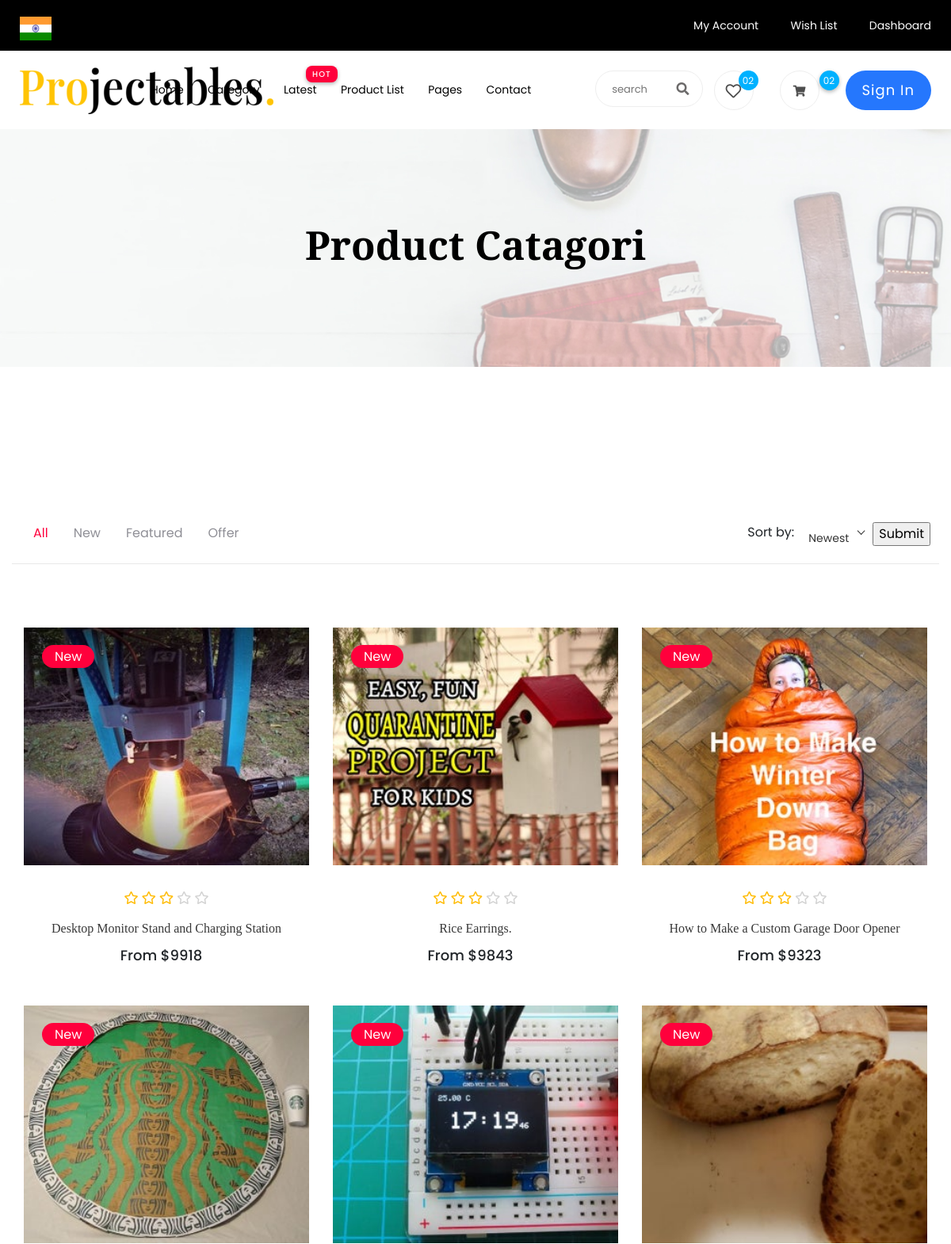
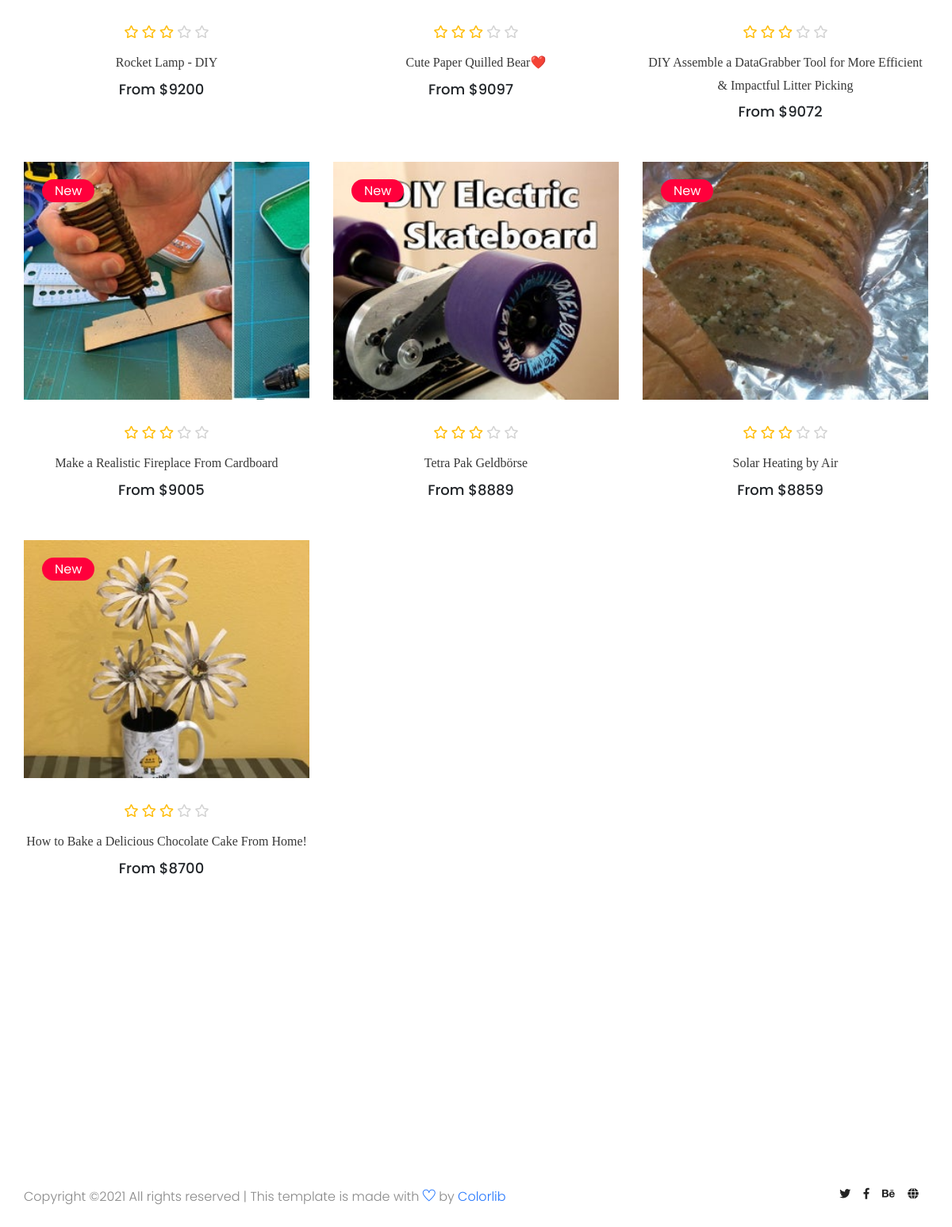
Page /Catagori on the committed database (2 pictures, top to bottom).
### tables this page shows
CREATE TABLE Project (PROJECT_ID INT PRIMARY KEY UNIQUE NOT NULL, "S.NO." INT UNIQUE NOT NULL, TITLE VARCHAR (255), CONTENT VARCHAR (255) NOT NULL, OWNER_ID INT NOT NULL REFERENCES Users (UserID), COST INT, AUTHOR VARCHAR (255) NOT NULL, RATING INT NOT NULL, Image VARCHAR);

### data.py (the view)
@app.route('/Catagori', methods = ['Get','POST'])
def Catagori():
   ins='0'
   try:
      ins = str(request.form['sel'])
      print(ins)
   except:
      print("kk")
   newest=str(f'''SELECT * FROM Project WHERE (TITLE LIKE "%%") ORDER BY PROJECT_ID LIMIT 10''')
   oldest=str(f'''SELECT * FROM Project WHERE (TITLE LIKE "%%") ORDER BY PROJECT_ID DESC LIMIT 10''')
   highest_rated=str(f'''SELECT * FROM Project WHERE (TITLE LIKE "%%") ORDER BY Rating DESC LIMIT 10''')
   lowest_rated=str(f'''SELECT * FROM Project WHERE (TITLE LIKE "%%") ORDER BY Rating LIMIT 10''')
   lowest_cost=str(f'''SELECT * FROM Project WHERE (TITLE LIKE "%%") ORDER BY COST LIMIT 10''')
   highest_cost=str(f'''SELECT * FROM Project WHERE (TITLE LIKE "%%") ORDER BY COST DESC LIMIT 10''')
   category=""
   instructions={'0':highest_cost,'1':newest,'2':oldest,'3':highest_rated,'4':lowest_rated,'5':lowest_cost,'6':highest_cost}
   filter_by_category=str(f'''SELECT Project.PROJECT_ID,[S.NO.],TITLE,CONTENT,OWNER_ID,COST,AUTHOR,RATING,Image FROM Categories,Categories_Project_Relation,Project WHERE Categories.category_id=Categories_Project_Relation.category_id AND Project.PROJECT_ID=Categories_Project_Relation.PROJECT_ID AND Categories.CATEGORY_NAME LIKE "%{category}% ORDER BY [S.NO] DESC"''')
   return render_template('/Catagori.html',data=query_db(instructions[ins]))

### data.py (called while the page is built)
def query_db(q):
   print(q)
   conn = sqlite3.connect('projectables.db')
   c = conn.cursor()
   c.execute(q)
   query=c.fetchall()
   print(query)
   global currentProductUserID
   currentProductUserID = query[0][4]
   df = pd.DataFrame(query,columns=['PROJECT_ID','[S.NO.]','TITLE','CONTENT','OWNER_ID','COST','AUTHOR','RATING','Image'])
   return(df)

### templates/Catagori.html (shortened to what this page needs)
<!doctype html>
<html class="no-js" lang="zxx">
<head>
        <link rel="stylesheet" href="static/css/bootstrap.min.css">
        <link rel="stylesheet" href="static/css/owl.carousel.min.css">
        <link rel="stylesheet" href="static/css/flaticon.css">
        <link rel="stylesheet" href="static/css/slicknav.css">
        <link rel="stylesheet" href="static/css/animate.min.css">
        <link rel="stylesheet" href="static/css/magnific-popup.css">
        <link rel="stylesheet" href="static/css/fontawesome-all.min.css">
        <link rel="stylesheet" href="static/css/themify-icons.css">
        <link rel="stylesheet" href="static/css/slick.css">
        <link rel="stylesheet" href="static/css/nice-select.css">
        <link rel="stylesheet" href="static/css/style.css">
</head>
   <body>
    <header>
       <div class="header-area">
            <div class="main-header ">
                <div class="header-top top-bg d-none d-lg-block">
                   <div class="container-fluid">
                       <div class="col-xl-12">
                            <div class="row d-flex justify-content-between align-items-center">
                                <div class="header-info-left d-flex">
                                    <div class="flag">
                                        <img src="static/img/icon/header_icon.png" alt="">
                                    </div>
                                </div>
                                <div class="header-info-right">
                                   <ul>
                                       <li><a href="{{ url_for('login') }}">My Account </a></li>
                                       <li><a href="{{ url_for('index') }}">Wish List  </a></li>
                                       <li><a href="{{ url_for('Dashboard') }}">Dashboard</a></li>
                                   </ul>
                                </div>
                            </div>
                       </div>
                   </div>
                </div>
               <div class="header-bottom  header-sticky">
                    <div class="container-fluid">
                        <div class="row align-items-center">
                            <div class="col-xl-1 col-lg-1 col-md-1 col-sm-3">
                                <div class="logo">
                                  <a href="{{ url_for('index_page') }}"><img src="static/img/logo/logo.png" alt=""></a>
                                </div>
                            </div>
                            <div class="col-xl-6 col-lg-8 col-md-7 col-sm-5">
                                <div class="main-menu f-right d-none d-lg-block">
                                    <nav>
                                        <ul id="navigation">
                                            <li><a href="{{ url_for('index_page') }}">Home</a></li>
                                            <li><a href="{{ url_for('Catagori') }}">Category</a></li>
                                            <li class="hot"><a href="#">Latest</a>
                                            </li>
                                            <li><a href="{{ url_for('index') }}"> Product list</a></li>
                                            <li><a href="#">Pages</a>
                                            </li>
                                            <li><a href="{{ url_for('contact') }}">Contact</a></li>
                                        </ul>
                                    </nav>
                                </div>
                            </div>
                            <div class="col-xl-5 col-lg-3 col-md-3 col-sm-3 fix-card">
                                <ul class="header-right f-right d-none d-lg-block d-flex justify-content-between">
                                    <li class="d-none d-xl-block">
                                        <div class="form-box f-right ">
                                            <form action="/" method="post">
                                                <input type="text" name="search" placeholder="search">
                                            </form>
                                            <div class="search-icon">
                                                <i class="fas fa-search special-tag"></i>
                                            </div>
                                        </div>
                                     </li>
                                    <li class=" d-none d-xl-block">
                                        <div class="favorit-items">
                                            <i class="far fa-heart"></i>
                                        </div>
                                    </li>
                                    <li>
                                        <div class="shopping-card">
                                            <a href="{{ url_for('cart') }}"><i class="fas fa-shopping-cart"></i></a>
                                        </div>
                                    </li>
                                   <li class="d-none d-lg-block"> <a href="{{ url_for('login') }}" class="btn header-btn">Sign in</a></li>
                                </ul>
                            </div>
                            <div class="col-12">
                            </div>
                        </div>
                    </div>
               </div>
            </div>
       </div>
    </header>
    <main>
        <div class="slider-area ">
            <div class="single-slider slider-height2 d-flex align-items-center" data-background="static/img/hero/category.jpg">
                <div class="container">
                    <div class="row">
                        <div class="col-xl-12">
                            <div class="hero-cap text-center">
                                <h2>Product Catagori</h2>
                            </div>
                        </div>
                    </div>
                </div>
            </div>
        </div>
        <section class="latest-product-area latest-padding">
            <div class="container">
                <div class="row product-btn d-flex justify-content-between">
                    <div class="properties__button">
                        <nav>
                            <div class="nav nav-tabs" id="nav-tab" role="tablist">
                                <a class="nav-item nav-link active" id="nav-home-tab" data-toggle="tab" href="#nav-home" role="tab" aria-controls="nav-home" aria-selected="true">All</a>
                                <a class="nav-item nav-link" id="nav-profile-tab" data-toggle="tab" href="#nav-profile" role="tab" aria-controls="nav-profile" aria-selected="false">New</a>
                                <a class="nav-item nav-link" id="nav-contact-tab" data-toggle="tab" href="#nav-contact" role="tab" aria-controls="nav-contact" aria-selected="false">Featured</a>
                                <a class="nav-item nav-link" id="nav-last-tab" data-toggle="tab" href="#nav-last" role="tab" aria-controls="nav-contact" aria-selected="false">Offer</a>
                            </div>
                        </nav>
                    </div>
                    <div class="select-this d-flex">
                        <div class="featured">
                            <span>Sort by: </span>
                        </div>
                        <div class="select-itms">
                            <form class="form-inline" method="post" action="/Catagori">
                                <select class="form-control" name="sel" id="sel" placeholder="sel">
                                    <input type="submit" value="Submit">
                                </select>
                            </form>
                            </div>
                    </div>
                </div>
                <div class="tab-content" id="nav-tabContent">
                    <div class="tab-pane fade show active" id="nav-home" role="tabpanel" aria-labelledby="nav-home-tab">
                        <div class="row">
                            {% for key,value in data.iterrows() %}
                            <div class="col-xl-4 col-lg-4 col-md-6">
                                <div class="single-product mb-60">
                                    <div class="product-img">
                                        <img src="static\img\product\{{value['Image']}}" alt="">
                                        <div class="new-product">
                                            <span>New</span>
                                        </div>
                                    </div>
                                    <div class="product-caption">
                                        <div class="product-ratting">
                                            <i class="far fa-star"></i>
                                            <i class="far fa-star"></i>
                                            <i class="far fa-star"></i>
                                            <i class="far fa-star low-star"></i>
                                            <i class="far fa-star low-star"></i>
                                        </div>
                                        <h4><a href="{{ url_for ('onProductClick',idX=value['PROJECT_ID']) }}">{{ value['TITLE'] }}</a></h4>
                                        <div class="price">
                                            <ul>
                                                <li>From ${{ value['COST'] }}</li>
                                            </ul>
                                        </div>
                                    </div>
                                </div>
                            </div>
                            {% endfor %}
                            </div>
                        </div>
                    </div>
            </div>
        </section>
    </main>
   <footer>
       <div class="footer-area footer-padding">
           <div class="container">
               <div class="row">
                <div class="col-xl-7 col-lg-7 col-md-7">
                    <div class="footer-copy-right">
                        <p>
  Copyright &copy;<script>document.write(new Date().getFullYear());</script> All rights reserved | This template is made with <i class="ti-heart" aria-hidden="true"></i> by <a href="https://colorlib.com" target="_blank">Colorlib</a>
  </p>                 </div>
                </div>
                 <div class="col-xl-5 col-lg-5 col-md-5">
                    <div class="footer-copy-right f-right">
                        <div class="footer-social">
                            <a href="#"><i class="fab fa-twitter"></i></a>
                            <a href="#"><i class="fab fa-facebook-f"></i></a>
                            <a href="#"><i class="fab fa-behance"></i></a>
                            <a href="#"><i class="fas fa-globe"></i></a>
                        </div>
                    </div>
                </div>
            </div>
           </div>
       </div>
   </footer>
    </body>
</html>

### rows in the picture
Project: Image (picture), TITLE "Desktop Monitor Stand and Charging Station"
Project: Image (picture), TITLE "Rice Earrings."
Project: Image (picture), TITLE "How to Make a Custom Garage Door Opener"
Project: Image (picture), TITLE "Rocket Lamp - DIY"
Project: Image (picture), TITLE "Cute Paper Quilled Bear❤️"
Project: Image (picture), TITLE "DIY Assemble a DataGrabber Tool for More Efficient & Impactful Litter Picking"
Project: Image (picture), TITLE "Make a Realistic Fireplace From Cardboard"
Project: Image (picture), TITLE "Tetra Pak Geldbörse"
Project: Image (picture), TITLE "Solar Heating by Air"
Project: Image (picture), TITLE "How to Bake a Delicious Chocolate Cake From Home!"

### other values in the picture
{{ value['COST'] }} "9918" "9843" "9323" "9200" "9097" "9072" "9005" "8889" "8859" "8700"
